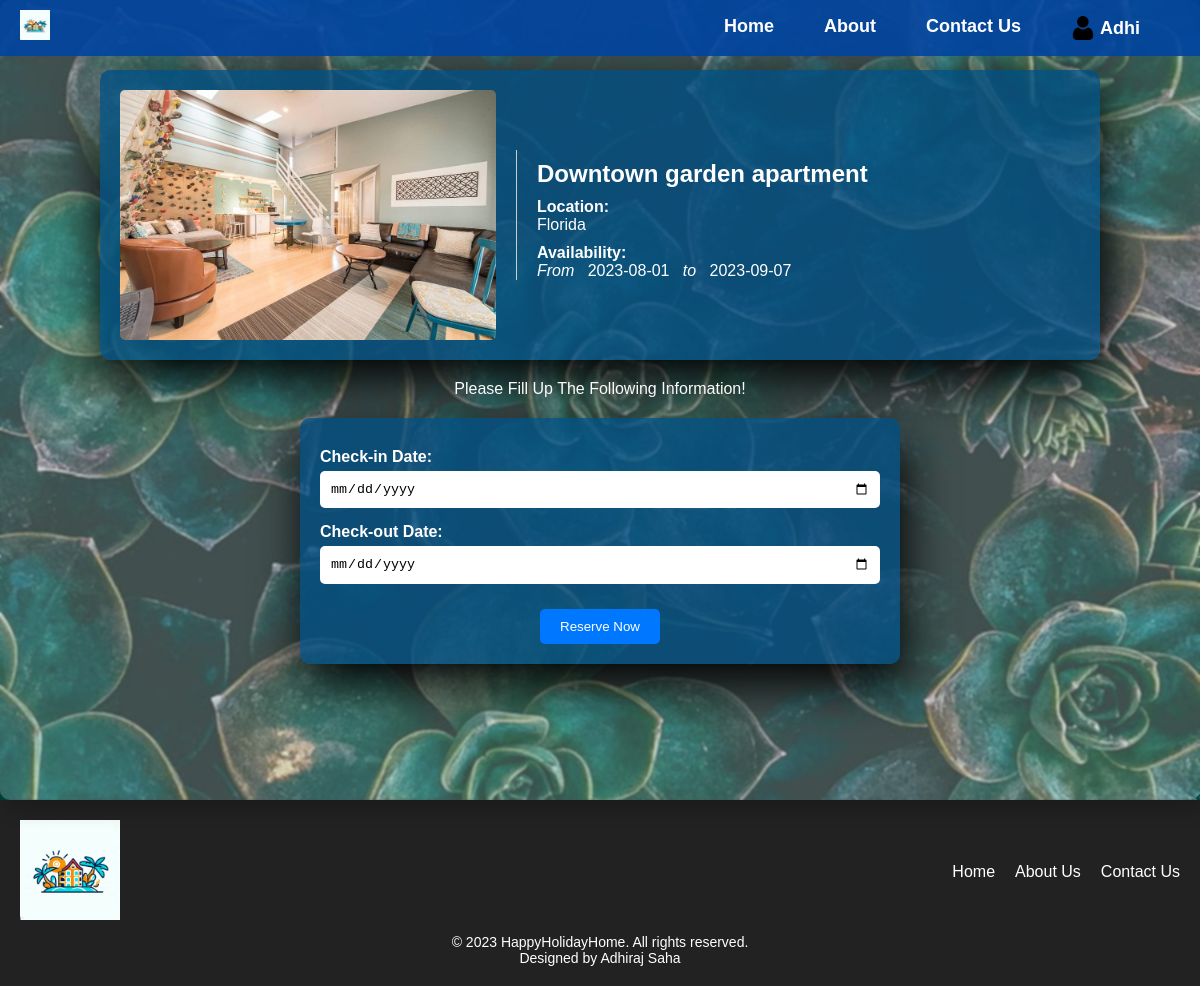
The page /reserve.php?home_id=2 (signed in) on the database its author committed.
### tables this page shows
CREATE TABLE `holiday_homes` (
  `home_id` int(255) NOT NULL,
  `name` varchar(255) NOT NULL,
  `location` varchar(255) NOT NULL,
  `availability_start` date DEFAULT NULL,
  `availability_end` date DEFAULT NULL,
  `description` text NOT NULL,
  `rating` decimal(10,1) NOT NULL,
  `image_path` varchar(255) NOT NULL,
  `price` decimal(10,2) NOT NULL
);

### reserve.php (the view, shortened to what this page needs)
<?php
include("inc/db.php");
$reservationSuccess = false;
$reservationError = "";
$selectedHome = null;
if (isset($_GET['home_id'])) {
    $homeId = $_GET['home_id'];
    $query = "SELECT * FROM holiday_homes WHERE home_id = $homeId";
    $result = mysqli_query($conn, $query);
    if ($result && mysqli_num_rows($result) > 0) {
        $selectedHome = mysqli_fetch_assoc($result);
    } else {
        $reservationError = "Selected home not found.";
    }
}
?>
<!DOCTYPE html>
<html lang="en">
<head>
    <link rel="stylesheet" href="assets/css/reserve.css">
    <link rel="stylesheet" href="assets/css/header.css">
    <link rel="stylesheet" href="assets/css/footer.css">
    <link rel="stylesheet" href="assets/css/responsive.css">
</head>
<body>
    <?php include("inc/header.php"); ?>
    <div class="container">
    <?php
    if ($selectedHome) {
        echo "<div class='holiday-home'>";
        echo "<img src='{$selectedHome['image_path']}' alt='{$selectedHome['name']}' class='home-image'>";
        echo "<div class='holiday-details'>";
        echo "<h2>{$selectedHome['name']}</h2>";
        echo "<p class='label'>Location:</p>";
        echo "<p>{$selectedHome['location']}</p>";
        echo "<p class='label'>Availability:</p>";
        echo "<p><i>From</i> &nbsp; {$selectedHome['availability_start']} &nbsp; <i>to</i> &nbsp; {$selectedHome['availability_end']}</p>";
            echo "</div>";
            echo "</div>";
            if (isset($reservationSuccess)) {
                echo "<p class='success'>Please Fill Up The Following Information!</p>";
            } elseif (isset($reservationError)) {
                echo "<p class='error'>$reservationError</p>";
            }
        echo "<form method='post' action=''>";
        echo "<label for='checkIn'>Check-in Date:</label>";
        echo "<input type='date' name='checkIn' required>";
        echo "<label for='checkOut'>Check-out Date:</label>";
        echo "<input type='date' name='checkOut' required>";
        echo "<button type='submit' class='btn'>Reserve Now</button>";
        echo "</form>";
    } elseif ($reservationError) {
        echo "<p class='error'>$reservationError</p>";
    } else {
        echo "<p>No home selected.</p>";
    }
        ?>
    </div>
    <?php include("inc/footer.php"); ?>
</body>
</html>

### assets/css/reserve.css (style rules this page uses)
* { margin: 0; padding: 0; box-sizing: border-box; }
body { font-family: Arial, sans-serif; margin: 0; background: url('../img/search-bg.jpg') center/cover no-repeat; color: white; background-size: cover; position: relative; }
.container { display: flex; flex-direction: column; align-items: center; min-height: 100vh; padding: 50px; text-align: center; border-radius: 10px; margin: 0 auto; background: rgba(255, 255, 255, 0.2); box-shadow: 5px 10px 20px rgba(0, 0, 0, 0.2); backdrop-filter: blur(1px); }
.holiday-home { display: flex; align-items: center; width: 100%; max-width: 1000px; margin: 20px auto; padding: 20px; background: rgba(0, 77, 128, 0.8); border-radius: 10px; box-shadow: 5px 20px 50px #000; }
.home-image { max-width: 50%; max-height: 250px; width: auto; border-radius: 5px; margin-right: 20px; }
.holiday-details { flex: 1; text-align: left; border-left: 1px solid #ccc; padding-left: 20px; }
form { display: flex; flex-direction: column; align-items: center; width: 100%; max-width: 600px; margin-top: 20px; padding: 20px; background: rgba(0, 77, 128, 0.8); border-radius: 10px; box-shadow: 5px 20px 50px #000; }
form label { font-weight: bold; margin-top: 10px; color: white; text-align: left; width: 100%; }
form input[type="date"] { width: 100%; padding: 10px; margin: 5px 0; border: none; border-radius: 5px; }
form button { display: inline-block; margin-top: 20px; padding: 10px 20px; background-color: #0077ff; color: white; text-decoration: none; border-radius: 5px; border: none; cursor: pointer; }
h2 { font-size: 1.5em; margin: 10px 0; color: white; }
.label { font-weight: bold; margin-top: 10px; color: white; }
p { color: white; }

### rows shown on the page
holiday_homes: image_path (picture), name "Downtown garden apartment", location "Florida", availability_start "2023-08-01", availability_end "2023-09-07"

### other values the page prints
$_SESSION['name'] "Adhi"
